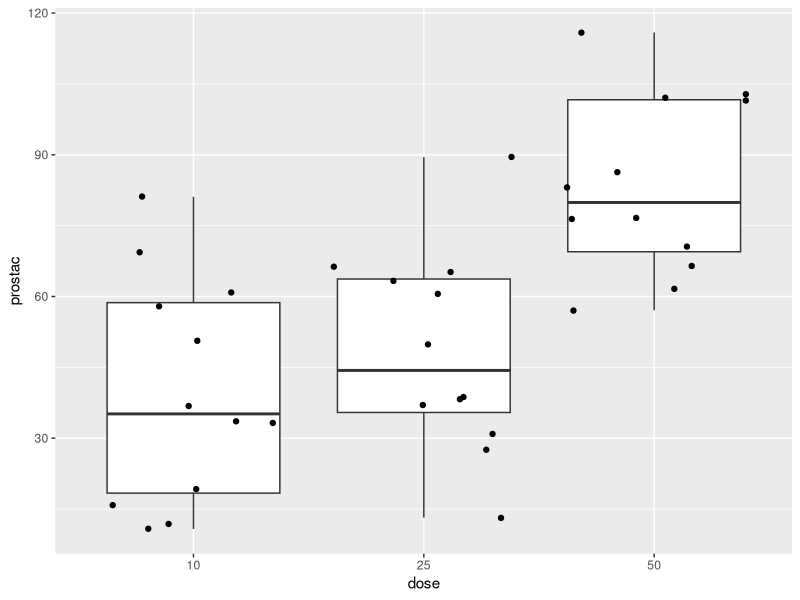
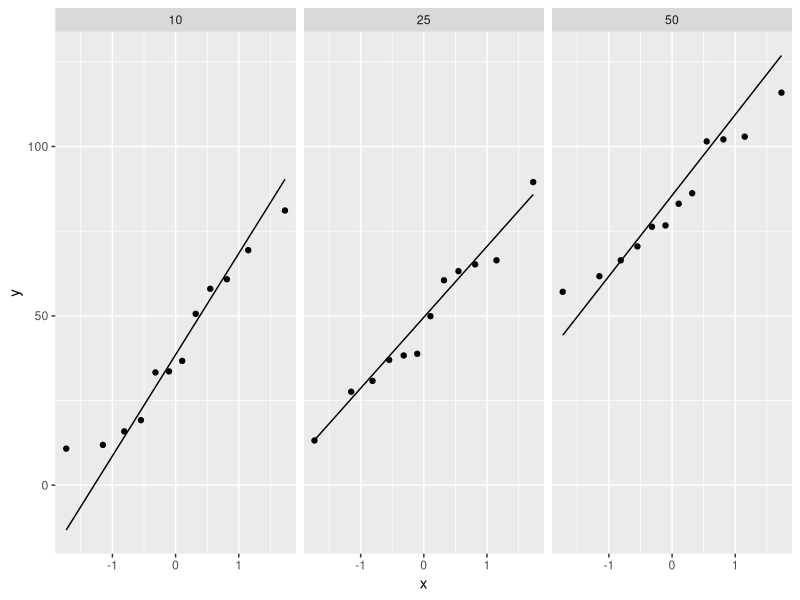

Recreate these plots in R, in order.
## ---- chunk 1
library("tidyverse")
## ---- chunk 2
prostacyclin <- data.frame(
	prostac=c(19.2, 10.8, 33.6, 11.9, 15.9, 33.3, 81.1, 36.7, 58.0, 60.8, 50.6, 69.4, 30.8, 27.6, 13.2, 38.8, 37.0, 38.3, 65.2, 66.4, 63.2, 49.9, 89.5, 60.5, 102.9, 57.1, 76.7, 70.5, 66.4, 76.3, 83.1, 61.7, 101.5, 86.2, 115.9, 102.1),
	dose=factor(c(rep(10,12),rep(25,12),rep(50,12))))
## ---- chunk 3
prostacyclin %>%
  ggplot(aes(x=dose, y=prostac)) +
  geom_boxplot(outlier.shape = NA) +
  geom_point(position = "jitter")

prostacyclin %>%
  ggplot(aes(sample=prostac)) +
  geom_qq() +
  geom_qq_line() +
  facet_grid(cols = vars(dose))
## ---- chunk 4
library(car)
library(multcomp)
lm1 <- lm(prostac~dose,data=prostacyclin)
Anova(lm1,type=3)
## ---- chunk 5
tukey <- glht(lm1,linfct=mcp(dose="Tukey"))
summary(tukey)
confint(tukey)
